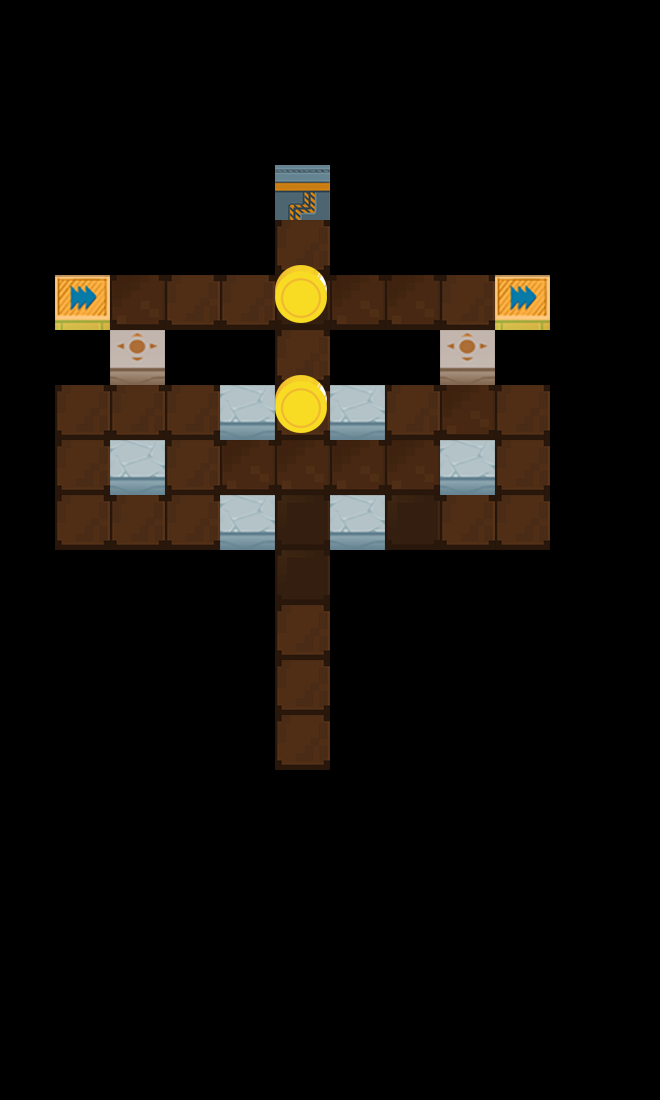

This is a level from a 2D game, rendered from its Tiled map with the project's own tilesets. A one-line summary and the map file follow, with tile-layer data summarised:
An orthogonal 12x20 tile map with 55x55 px tiles, 3 tile layers (layer1, layer2, layer3) and 3 objects (2x jiguang, startPos).

<map version="1.0" orientation="orthogonal" renderorder="right-down" width="12" height="20" tilewidth="55" tileheight="55">
 <tileset firstgid="1" name="element2" tilewidth="55" tileheight="55">
  <image source="element2.png" width="715" height="715" />
 </tileset>
 <layer name="layer1" width="12" height="20">
  <data>[240 cells, 45 non-empty, 3 distinct tile ids]</data>
 </layer>
 <layer name="layer2" width="12" height="20">
  <data>[240 cells, 63 non-empty, 6 distinct tile ids]</data>
 </layer>
 <layer name="layer3" width="12" height="20">
  <data>[240 cells, 2 non-empty, 1 distinct tile ids]</data>
 </layer>
 <objectgroup name="objLayer">
  <object name="startPos" x="305.333" y="744">
   <properties>
    <property name="dir" value="up" />
   </properties>
  </object>
  <object name="jiguang" x="82.6667" y="302.667">
   <properties>
    <property name="dir" value="right" />
   </properties>
  </object>
  <object name="jiguang" x="521.333" y="300">
   <properties>
    <property name="dir" value="left" />
   </properties>
  </object>
 </objectgroup>
</map>
